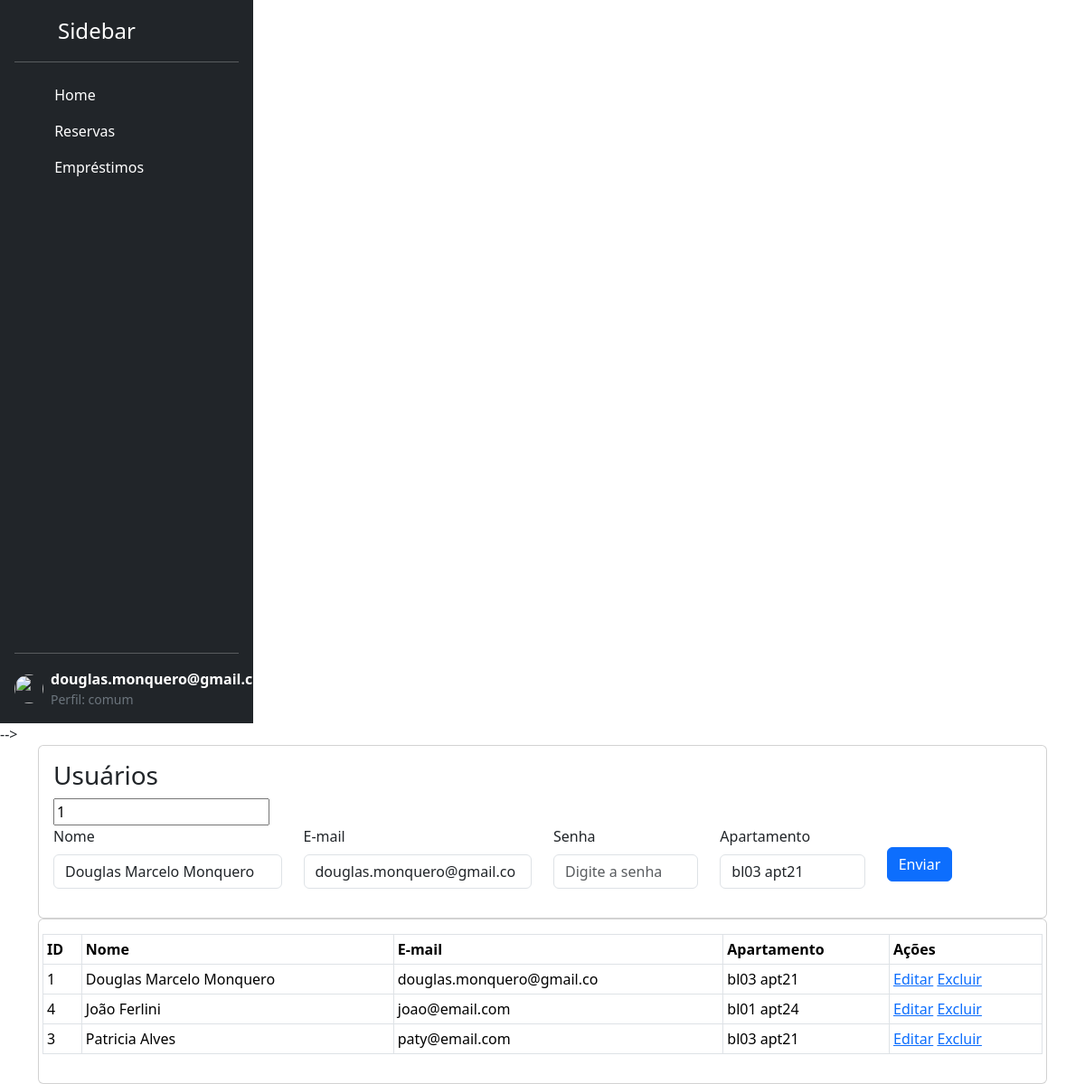
Before: /usuarios_.php?idUsuario=1 (signed in) with the older database file.
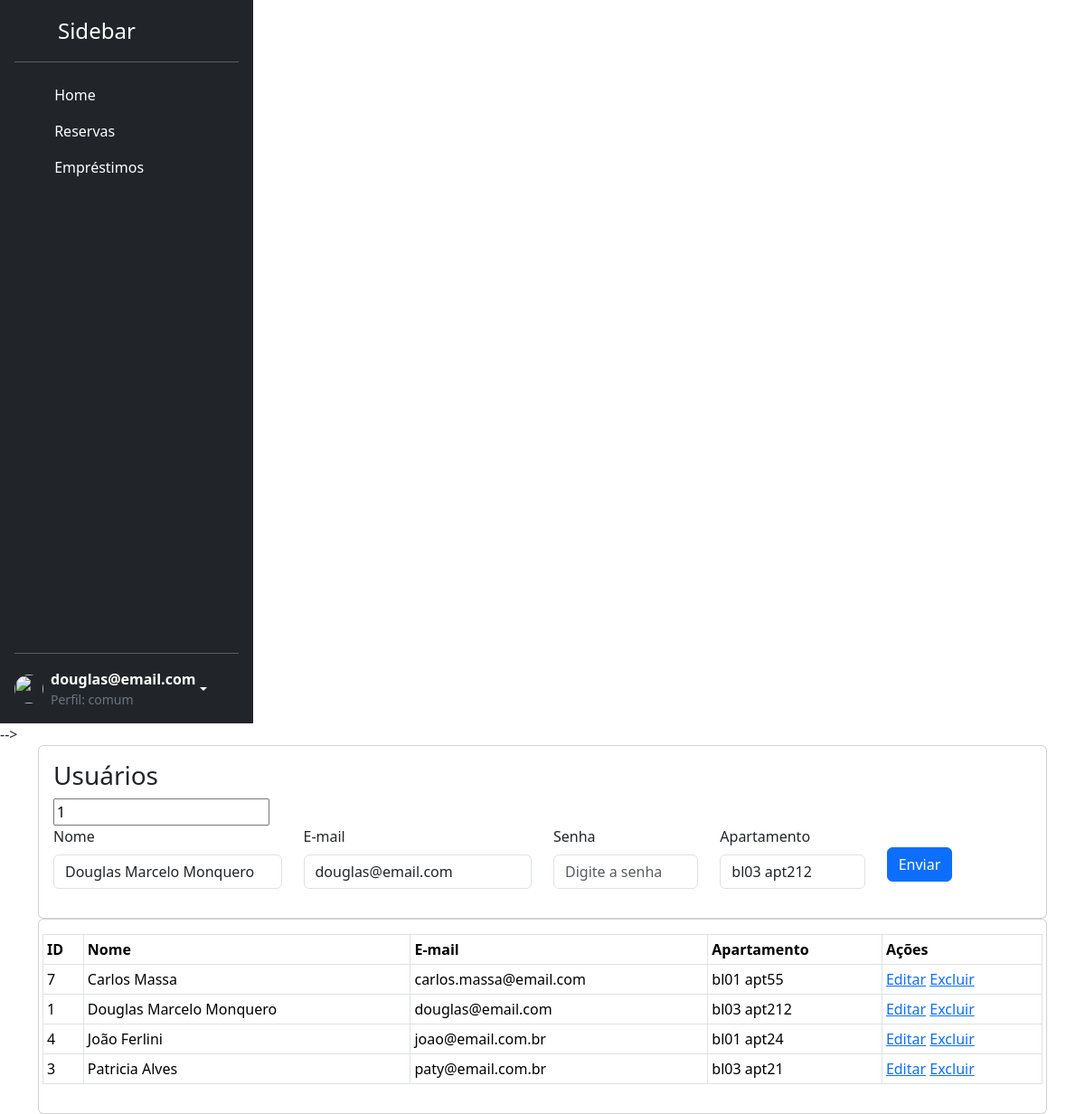
After: the same page with the newer database file.
### tables this page shows
CREATE TABLE IF NOT EXISTS `usuario` (
  `id` int(11) NOT NULL AUTO_INCREMENT,
  `cadastro` timestamp NOT NULL DEFAULT current_timestamp(),
  `nome` varchar(60) NOT NULL,
  `email` varchar(40) NOT NULL,
  `senha` varchar(40) NOT NULL,
  `apartamento` varchar(15) DEFAULT NULL,
  PRIMARY KEY (`id`),
  UNIQUE KEY `email` (`email`)
);

### includes/classes/Usuario.php (called while the page is built, shortened)
<?php
	include_once("includes/conexao.php");
	class Usuario {
		private $bd;
		public function __construct(Database $bd){
			$this->bd = $bd;
		}
		function listar(){
			$sql = "SELECT * FROM usuario ORDER BY nome";
			$resultado = $this->bd->query($sql);
			$rows = [];
			while($row = $resultado->fetch_assoc()){
				$rows[] = $row;
			}
			return $rows;
		}
		function buscaID($idUsuario){
			$sql = "SELECT * FROM usuario WHERE id = '{$idUsuario}'";
			$resultado = $this->bd->query($sql);
			$resultado = $resultado->fetch_assoc();
			return $resultado;
		}
	}
?>

### includes/conexao.php (called while the page is built, shortened)
<?php
    class Database {
        public $conexao;
        public function __construct($host = "localhost", $usuario = "root", $senha = "",  $base = "ferramentas")
        {
            $this->conexao = new mysqli($host, $usuario, $senha, $base);
        }
        public function query($sql){
            return $this->conexao->query($sql);
        }
    }
?>

### usuarios_.php (the view, shortened to what the changed rows need)
<?php
include_once("includes/classes/Usuario.php");
$bd = new Database();
$usuario = new Usuario($bd);
$usuarioBD = new Usuario($bd);
if (isset($_GET['idUsuario'])) {
    $idUsuario = $_GET['idUsuario'];
    $dados = $usuarioBD->buscaID($idUsuario);
    $nome = $dados['nome'];
    $email = $dados['email'];
    $apartamento = $dados['apartamento'];
} else {
    $idUsuario = 0;
    $nome = "";
    $email = "";
    $apartamento = "";
}
$usuarios = $usuario->listar();
?>
<!DOCTYPE html>
<html>
<head>
    <link href="https://cdn.jsdelivr.net/npm/bootstrap@5.3.7/dist/css/bootstrap.min.css" rel="stylesheet">
</head>
<body>
    <div class="container">
        <div class="card">
            <div class="card-body">
                <div class="row">
                    <form action="" method="POST">
                        <div class="row">
                            <div class="col-md-3 mb-3">
                                <label for="nome" class="form-label">Nome</label>
                                <input type="text" class="form-control" id="nome" value="<?php echo $nome ?>" name="nome" placeholder="Digite o nome completo">
                            </div>
                            <div class="col-md-3 mb-3">
                                <label for="email" class="form-label">E-mail</label>
                                <input type="email" class="form-control" id="email" value="<?php echo $email ?>" name="email" placeholder="Digite o email">
                            </div>
                            <div class="col-md-2 mb-3">
                                <label for="apartamento" class="form-label">Apartamento</label>
                                <input type="text" class="form-control" id="apartamento" value="<?php echo $apartamento ?>" name="apartamento" placeholder="Digite bloco e numero do apartamento">
                            </div>
                        </div>
                    </form>
                </div>
            </div>
        </div>
        <div class="card">
            <div class="card-body">
                <div class="row">
                    <table class="table table-bordered table-sm">
                        <tr>
                            <th>ID</th>
                            <th>Nome</th>
                            <th>E-mail</th>
                            <th>Apartamento</th>
                            <th>Ações</th>
                        </tr>
                        <?php
                        foreach ($usuarios as $usuario) {
                            echo '
									<tr>
										<td>' . $usuario['id'] . '</td>
										<td>' . $usuario['nome'] . '</td>
										<td>' . $usuario['email'] . '</td>
										<td>' . $usuario['apartamento'] . '</td>
										<td>
											<a href="?idUsuario=' . $usuario['id'] . '">Editar</a>
											<a onclick="return confirm(\'Deseja realmente excluir?\');" href="excluir.usuario.php?idUsuario=' . $usuario['id'] . '">Excluir</a>
										</td>
									</tr>';
                        }
                        ?>
                    </table>
                </div>
            </div>
        </div>
    </div>
</body>
</html>

### includes/menu.php (shortened to what the changed rows need)
<?php
$nivel = strtolower($_SESSION['nivel'] ?? ($_SESSION['user']['nivel'] ?? 'comum'));
$logado = !empty($_SESSION['id_usuario']);
?>
  <div class="d-flex flex-column flex-shrink-0 p-3 text-bg-dark" style="width:280px; height:100vh">
    <?php if ($logado): ?>
      <div class="dropdown">
        <a href="#" class="d-flex align-items-center text-white text-decoration-none dropdown-toggle" data-bs-toggle="dropdown">
          <img src="https://github.com/mdo.png" width="32" height="32" class="rounded-circle me-2" />
          <div class="d-flex flex-column">
            <strong><?php echo htmlspecialchars($_SESSION['nome_usuario'] ?? $_SESSION['email_usuario'] ?? 'Usuário'); ?></strong>
            <small class="text-secondary">Perfil: <?php echo htmlspecialchars($nivel); ?></small>
          </div>
        </a>
      </div>
    <?php else: ?>
      <div class="mt-3">
        <a href="login.php" class="btn btn-outline-light w-100">Login</a>
      </div>
    <?php endif; ?>
  </div>

Changed rows visible on the page:
changed usuario "Douglas Marcelo Monquero": email "douglas.monquero@gmail.co" → "douglas@email.com"; apartamento "bl03 apt21" → "bl03 apt212"
added usuario: id "7", nome "Carlos Massa", email "carlos.massa@email.com", apartamento "bl01 apt55"
changed usuario "João Ferlini": email "joao@email.com" → "joao@email.com.br"
changed usuario "Patricia Alves": email "paty@email.com" → "paty@email.com.br"
Other visible differences:
$_SESSION['nome_usuario']: "douglas.monquero@gmail.co" → "douglas@email.com"
